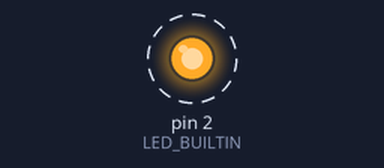
This sketch was run on a simulated Arduino Uno, built with avr-gcc and run on an emulated ATmega328P. Shown: output pins drawn as LEDs (lit = HIGH). Dashed ring = blinking. What the sketch prints to the serial monitor is not drawn.

Above: at 1.5 s.
Timing chart, 0 to 5.6 s (numbered marks = the images above):
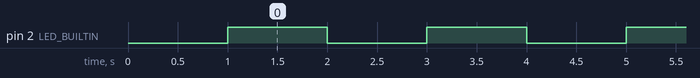

The sketch:

sketch_led_builtin.ino
```cpp
#define LED_BUILTIN  2
// the setup function runs once when you press reset or power the board
void setup() {
  // Initialize serial interface
  Serial.begin(115200);
  Serial.print("Setup... ");
  // initialize digital pin LED_BUILTIN as an output.
  pinMode(LED_BUILTIN, OUTPUT);
  delay(1000);
  Serial.println("complete.");
}

// the loop function runs over and over again forever
void loop() {
  digitalWrite(LED_BUILTIN, HIGH);   // turn the LED on (HIGH is the voltage level)
  Serial.println("LED ON");          // Debug output
  delay(1000);                       // wait for a second
  digitalWrite(LED_BUILTIN, LOW);    // turn the LED off by making the voltage LOW
  Serial.println("LED OFF");         // Debug output
  delay(1000);                       // wait for a second
}
```

Measured:
- by itself, pin 2 (LED_BUILTIN): alternates HIGH for 1.0 s and LOW for 1.0 s
